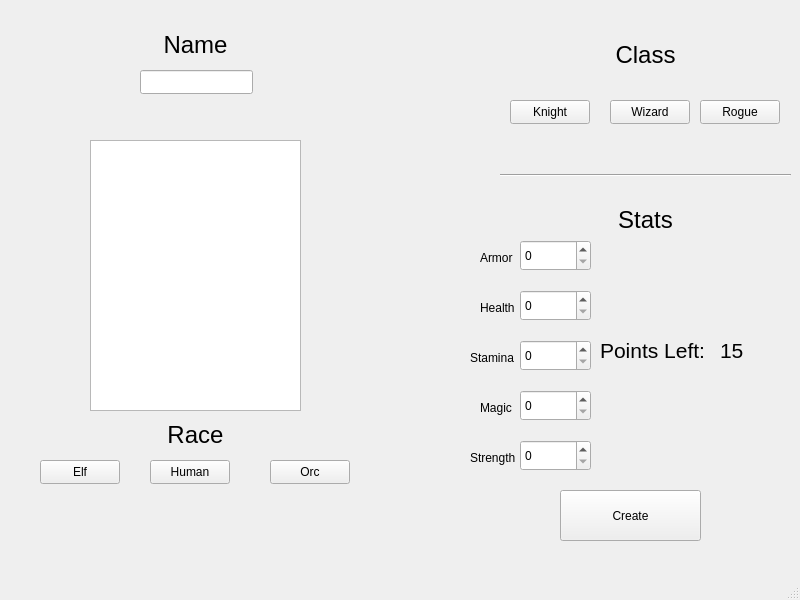
<?xml version="1.0" encoding="UTF-8"?>
<ui version="4.0">
 <class>MainWindow</class>
 <widget class="QMainWindow" name="MainWindow">
  <property name="geometry">
   <rect>
    <x>0</x>
    <y>0</y>
    <width>800</width>
    <height>600</height>
   </rect>
  </property>
  <property name="windowTitle">
   <string>MainWindow</string>
  </property>
  <widget class="QWidget" name="centralwidget">
   <widget class="QGraphicsView" name="charView">
    <property name="geometry">
     <rect>
      <x>90</x>
      <y>140</y>
      <width>211</width>
      <height>271</height>
     </rect>
    </property>
   </widget>
   <widget class="QPushButton" name="elfSelect">
    <property name="geometry">
     <rect>
      <x>40</x>
      <y>460</y>
      <width>80</width>
      <height>24</height>
     </rect>
    </property>
    <property name="text">
     <string>Elf</string>
    </property>
   </widget>
   <widget class="QPushButton" name="humanSelect">
    <property name="geometry">
     <rect>
      <x>150</x>
      <y>460</y>
      <width>80</width>
      <height>24</height>
     </rect>
    </property>
    <property name="text">
     <string>Human</string>
    </property>
   </widget>
   <widget class="QPushButton" name="orcSelect">
    <property name="geometry">
     <rect>
      <x>270</x>
      <y>460</y>
      <width>80</width>
      <height>24</height>
     </rect>
    </property>
    <property name="text">
     <string>Orc</string>
    </property>
   </widget>
   <widget class="Line" name="line">
    <property name="geometry">
     <rect>
      <x>500</x>
      <y>160</y>
      <width>291</width>
      <height>31</height>
     </rect>
    </property>
    <property name="orientation">
     <enum>Qt::Horizontal</enum>
    </property>
   </widget>
   <widget class="QLabel" name="nameLabel">
    <property name="geometry">
     <rect>
      <x>140</x>
      <y>30</y>
      <width>111</width>
      <height>31</height>
     </rect>
    </property>
    <property name="text">
     <string>&lt;html&gt;&lt;head/&gt;&lt;body&gt;&lt;p align=&quot;center&quot;&gt;&lt;span style=&quot; font-size:18pt;&quot;&gt;Name&lt;/span&gt;&lt;/p&gt;&lt;/body&gt;&lt;/html&gt;</string>
    </property>
   </widget>
   <widget class="QLabel" name="label_2">
    <property name="geometry">
     <rect>
      <x>90</x>
      <y>420</y>
      <width>211</width>
      <height>31</height>
     </rect>
    </property>
    <property name="text">
     <string>&lt;html&gt;&lt;head/&gt;&lt;body&gt;&lt;p align=&quot;center&quot;&gt;&lt;span style=&quot; font-size:18pt;&quot;&gt;Race&lt;/span&gt;&lt;/p&gt;&lt;/body&gt;&lt;/html&gt;</string>
    </property>
   </widget>
   <widget class="QLabel" name="label_3">
    <property name="geometry">
     <rect>
      <x>540</x>
      <y>200</y>
      <width>211</width>
      <height>41</height>
     </rect>
    </property>
    <property name="text">
     <string>&lt;html&gt;&lt;head/&gt;&lt;body&gt;&lt;p align=&quot;center&quot;&gt;&lt;span style=&quot; font-size:18pt;&quot;&gt;Stats&lt;/span&gt;&lt;/p&gt;&lt;/body&gt;&lt;/html&gt;</string>
    </property>
   </widget>
   <widget class="QLabel" name="label_4">
    <property name="geometry">
     <rect>
      <x>480</x>
      <y>250</y>
      <width>49</width>
      <height>16</height>
     </rect>
    </property>
    <property name="text">
     <string>Armor</string>
    </property>
   </widget>
   <widget class="QLabel" name="label_5">
    <property name="geometry">
     <rect>
      <x>480</x>
      <y>300</y>
      <width>49</width>
      <height>16</height>
     </rect>
    </property>
    <property name="text">
     <string>&lt;html&gt;&lt;head/&gt;&lt;body&gt;&lt;p&gt;Health&lt;/p&gt;&lt;/body&gt;&lt;/html&gt;</string>
    </property>
   </widget>
   <widget class="QLabel" name="label_6">
    <property name="geometry">
     <rect>
      <x>470</x>
      <y>350</y>
      <width>49</width>
      <height>16</height>
     </rect>
    </property>
    <property name="text">
     <string>&lt;html&gt;&lt;head/&gt;&lt;body&gt;&lt;p&gt;Stamina&lt;/p&gt;&lt;/body&gt;&lt;/html&gt;</string>
    </property>
   </widget>
   <widget class="QLabel" name="label_7">
    <property name="geometry">
     <rect>
      <x>480</x>
      <y>400</y>
      <width>49</width>
      <height>16</height>
     </rect>
    </property>
    <property name="text">
     <string>&lt;html&gt;&lt;head/&gt;&lt;body&gt;&lt;p&gt;Magic&lt;/p&gt;&lt;/body&gt;&lt;/html&gt;</string>
    </property>
   </widget>
   <widget class="QLabel" name="label_8">
    <property name="geometry">
     <rect>
      <x>470</x>
      <y>450</y>
      <width>49</width>
      <height>16</height>
     </rect>
    </property>
    <property name="text">
     <string>&lt;html&gt;&lt;head/&gt;&lt;body&gt;&lt;p&gt;Strength&lt;/p&gt;&lt;/body&gt;&lt;/html&gt;</string>
    </property>
   </widget>
   <widget class="QLabel" name="label_9">
    <property name="geometry">
     <rect>
      <x>570</x>
      <y>40</y>
      <width>151</width>
      <height>31</height>
     </rect>
    </property>
    <property name="text">
     <string>&lt;html&gt;&lt;head/&gt;&lt;body&gt;&lt;p align=&quot;center&quot;&gt;&lt;span style=&quot; font-size:18pt;&quot;&gt;Class&lt;/span&gt;&lt;/p&gt;&lt;/body&gt;&lt;/html&gt;</string>
    </property>
   </widget>
   <widget class="QPushButton" name="knightButton">
    <property name="geometry">
     <rect>
      <x>510</x>
      <y>100</y>
      <width>80</width>
      <height>24</height>
     </rect>
    </property>
    <property name="text">
     <string>Knight</string>
    </property>
   </widget>
   <widget class="QPushButton" name="wizardButton">
    <property name="geometry">
     <rect>
      <x>610</x>
      <y>100</y>
      <width>80</width>
      <height>24</height>
     </rect>
    </property>
    <property name="text">
     <string>Wizard</string>
    </property>
   </widget>
   <widget class="QPushButton" name="rogueButton">
    <property name="geometry">
     <rect>
      <x>700</x>
      <y>100</y>
      <width>80</width>
      <height>24</height>
     </rect>
    </property>
    <property name="text">
     <string>Rogue</string>
    </property>
   </widget>
   <widget class="QPushButton" name="createButton">
    <property name="geometry">
     <rect>
      <x>560</x>
      <y>490</y>
      <width>141</width>
      <height>51</height>
     </rect>
    </property>
    <property name="text">
     <string>Create</string>
    </property>
   </widget>
   <widget class="QLineEdit" name="nameInput">
    <property name="geometry">
     <rect>
      <x>140</x>
      <y>70</y>
      <width>113</width>
      <height>24</height>
     </rect>
    </property>
   </widget>
   <widget class="QLabel" name="label_10">
    <property name="geometry">
     <rect>
      <x>600</x>
      <y>330</y>
      <width>111</width>
      <height>41</height>
     </rect>
    </property>
    <property name="text">
     <string>&lt;html&gt;&lt;head/&gt;&lt;body&gt;&lt;p&gt;&lt;span style=&quot; font-size:16pt;&quot;&gt;Points Left:&lt;/span&gt;&lt;/p&gt;&lt;/body&gt;&lt;/html&gt;</string>
    </property>
   </widget>
   <widget class="QLabel" name="statsLeft">
    <property name="geometry">
     <rect>
      <x>720</x>
      <y>330</y>
      <width>51</width>
      <height>41</height>
     </rect>
    </property>
    <property name="text">
     <string>&lt;html&gt;&lt;head/&gt;&lt;body&gt;&lt;p&gt;&lt;span style=&quot; font-size:16pt;&quot;&gt;15&lt;/span&gt;&lt;/p&gt;&lt;/body&gt;&lt;/html&gt;</string>
    </property>
   </widget>
   <widget class="QSpinBox" name="armorBox">
    <property name="geometry">
     <rect>
      <x>520</x>
      <y>240</y>
      <width>71</width>
      <height>31</height>
     </rect>
    </property>
   </widget>
   <widget class="QSpinBox" name="healthBox">
    <property name="geometry">
     <rect>
      <x>520</x>
      <y>290</y>
      <width>71</width>
      <height>31</height>
     </rect>
    </property>
   </widget>
   <widget class="QSpinBox" name="staminaBox">
    <property name="geometry">
     <rect>
      <x>520</x>
      <y>340</y>
      <width>71</width>
      <height>31</height>
     </rect>
    </property>
   </widget>
   <widget class="QSpinBox" name="magicBox">
    <property name="geometry">
     <rect>
      <x>520</x>
      <y>390</y>
      <width>71</width>
      <height>31</height>
     </rect>
    </property>
   </widget>
   <widget class="QSpinBox" name="strengthBox">
    <property name="geometry">
     <rect>
      <x>520</x>
      <y>440</y>
      <width>71</width>
      <height>31</height>
     </rect>
    </property>
   </widget>
   <widget class="QLabel" name="classTrait">
    <property name="geometry">
     <rect>
      <x>498</x>
      <y>130</y>
      <width>291</width>
      <height>41</height>
     </rect>
    </property>
    <property name="text">
     <string>&lt;html&gt;&lt;head/&gt;&lt;body&gt;&lt;p align=&quot;center&quot;&gt;&lt;br/&gt;&lt;/p&gt;&lt;/body&gt;&lt;/html&gt;</string>
    </property>
   </widget>
  </widget>
  <widget class="QMenuBar" name="menubar">
   <property name="geometry">
    <rect>
     <x>0</x>
     <y>0</y>
     <width>800</width>
     <height>21</height>
    </rect>
   </property>
  </widget>
  <widget class="QStatusBar" name="statusbar"/>
 </widget>
 <resources/>
 <connections>
  <connection>
   <sender>nameInput</sender>
   <signal>textChanged(QString)</signal>
   <receiver>MainWindow</receiver>
   <slot>nameInput()</slot>
   <hints>
    <hint type="sourcelabel">
     <x>226</x>
     <y>96</y>
    </hint>
    <hint type="destinationlabel">
     <x>287</x>
     <y>99</y>
    </hint>
   </hints>
  </connection>
  <connection>
   <sender>elfSelect</sender>
   <signal>clicked()</signal>
   <receiver>MainWindow</receiver>
   <slot>raceSelect()</slot>
   <hints>
    <hint type="sourcelabel">
     <x>85</x>
     <y>495</y>
    </hint>
    <hint type="destinationlabel">
     <x>82</x>
     <y>534</y>
    </hint>
   </hints>
  </connection>
  <connection>
   <sender>humanSelect</sender>
   <signal>clicked()</signal>
   <receiver>MainWindow</receiver>
   <slot>raceSelect()</slot>
   <hints>
    <hint type="sourcelabel">
     <x>182</x>
     <y>493</y>
    </hint>
    <hint type="destinationlabel">
     <x>188</x>
     <y>528</y>
    </hint>
   </hints>
  </connection>
  <connection>
   <sender>orcSelect</sender>
   <signal>clicked()</signal>
   <receiver>MainWindow</receiver>
   <slot>raceSelect()</slot>
   <hints>
    <hint type="sourcelabel">
     <x>325</x>
     <y>496</y>
    </hint>
    <hint type="destinationlabel">
     <x>324</x>
     <y>537</y>
    </hint>
   </hints>
  </connection>
  <connection>
   <sender>knightButton</sender>
   <signal>clicked()</signal>
   <receiver>MainWindow</receiver>
   <slot>classSelect()</slot>
   <hints>
    <hint type="sourcelabel">
     <x>540</x>
     <y>135</y>
    </hint>
    <hint type="destinationlabel">
     <x>539</x>
     <y>156</y>
    </hint>
   </hints>
  </connection>
  <connection>
   <sender>wizardButton</sender>
   <signal>clicked()</signal>
   <receiver>MainWindow</receiver>
   <slot>classSelect()</slot>
   <hints>
    <hint type="sourcelabel">
     <x>653</x>
     <y>136</y>
    </hint>
    <hint type="destinationlabel">
     <x>651</x>
     <y>156</y>
    </hint>
   </hints>
  </connection>
  <connection>
   <sender>rogueButton</sender>
   <signal>clicked()</signal>
   <receiver>MainWindow</receiver>
   <slot>classSelect()</slot>
   <hints>
    <hint type="sourcelabel">
     <x>736</x>
     <y>139</y>
    </hint>
    <hint type="destinationlabel">
     <x>739</x>
     <y>159</y>
    </hint>
   </hints>
  </connection>
  <connection>
   <sender>armorBox</sender>
   <signal>valueChanged(int)</signal>
   <receiver>MainWindow</receiver>
   <slot>sliderChanged()</slot>
   <hints>
    <hint type="sourcelabel">
     <x>562</x>
     <y>276</y>
    </hint>
    <hint type="destinationlabel">
     <x>654</x>
     <y>267</y>
    </hint>
   </hints>
  </connection>
  <connection>
   <sender>healthBox</sender>
   <signal>valueChanged(int)</signal>
   <receiver>MainWindow</receiver>
   <slot>sliderChanged()</slot>
   <hints>
    <hint type="sourcelabel">
     <x>560</x>
     <y>328</y>
    </hint>
    <hint type="destinationlabel">
     <x>661</x>
     <y>318</y>
    </hint>
   </hints>
  </connection>
  <connection>
   <sender>staminaBox</sender>
   <signal>valueChanged(int)</signal>
   <receiver>MainWindow</receiver>
   <slot>sliderChanged()</slot>
   <hints>
    <hint type="sourcelabel">
     <x>564</x>
     <y>381</y>
    </hint>
    <hint type="destinationlabel">
     <x>662</x>
     <y>404</y>
    </hint>
   </hints>
  </connection>
  <connection>
   <sender>magicBox</sender>
   <signal>valueChanged(int)</signal>
   <receiver>MainWindow</receiver>
   <slot>sliderChanged()</slot>
   <hints>
    <hint type="sourcelabel">
     <x>565</x>
     <y>430</y>
    </hint>
    <hint type="destinationlabel">
     <x>673</x>
     <y>445</y>
    </hint>
   </hints>
  </connection>
  <connection>
   <sender>strengthBox</sender>
   <signal>valueChanged(int)</signal>
   <receiver>MainWindow</receiver>
   <slot>sliderChanged()</slot>
   <hints>
    <hint type="sourcelabel">
     <x>559</x>
     <y>471</y>
    </hint>
    <hint type="destinationlabel">
     <x>715</x>
     <y>483</y>
    </hint>
   </hints>
  </connection>
  <connection>
   <sender>createButton</sender>
   <signal>clicked()</signal>
   <receiver>MainWindow</receiver>
   <slot>createChar()</slot>
   <hints>
    <hint type="sourcelabel">
     <x>576</x>
     <y>536</y>
    </hint>
    <hint type="destinationlabel">
     <x>493</x>
     <y>532</y>
    </hint>
   </hints>
  </connection>
 </connections>
 <slots>
  <slot>nameInput()</slot>
  <slot>raceSelect()</slot>
  <slot>sliderChanged()</slot>
  <slot>classSelect()</slot>
  <slot>createChar()</slot>
 </slots>
</ui>
